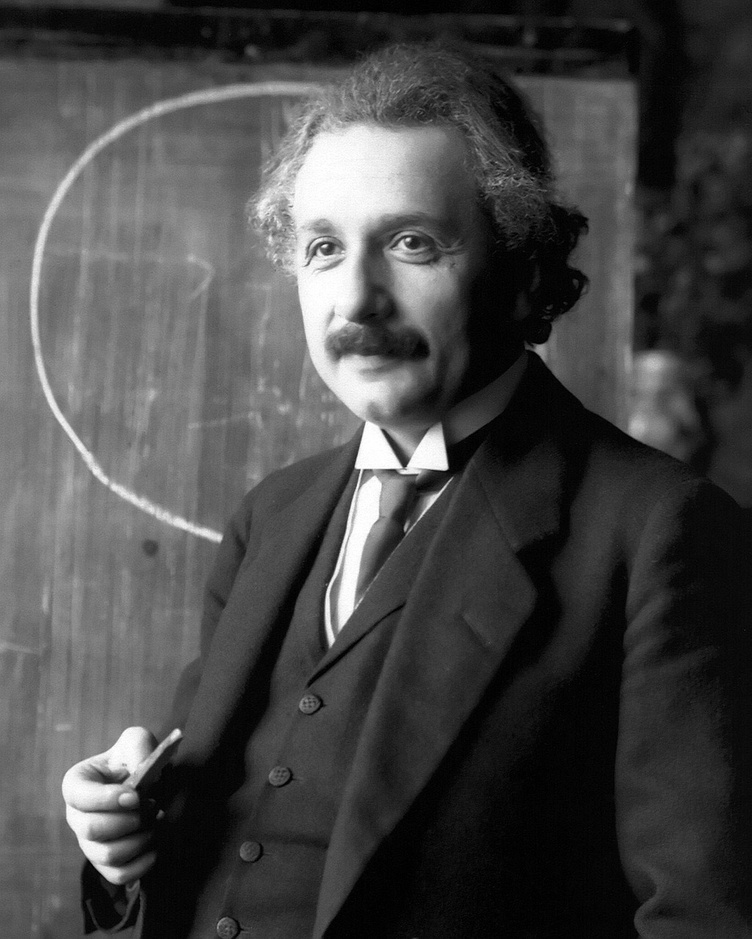
#> input picture Pattern Recognition/picture/test/albert-einstein.jpg, 752 x 939 px, shrunk from 1025 x 1280 before the run, found by its file name
$ python 3.11.py
#> lines starting #> are read from the running program, lines starting #| are printed output that depends on the picture
import cv2
import matplotlib.pyplot as plt
import numpy as np

def make_PSF(kernel_size=15, angle=60):
    PSF = np.diag(np.ones((kernel_size)))
    angle = angle + 45
    M = cv2.getRotationMatrix2D((kernel_size/2, kernel_size/2), angle, 1)
    PSF = cv2.warpAffine(PSF, M, (kernel_size, kernel_size), flags=cv2.INTER_CUBIC)
    PSF = PSF / PSF.sum()
    return PSF

def extension_PSF(image0, PSF0):
    imgh, imgw, _ = image0.shape
    h, w = PSF0.shape
    PSF = np.zeros((imgh, imgw))
    PSF[:h, :w] = PSF0
    return PSF

def make_blurred(img, PSF):
    blurred = np.zeros_like(img)
    for i in range(3):  # 对每个颜色通道处理
        input_fft = np.fft.fft2(img[:,:,i])
        PSF_fft = np.fft.fft2(PSF, s=img[:,:,i].shape)
        blurred_channel = np.fft.ifft2(input_fft * PSF_fft)
        blurred[:,:,i] = np.abs(blurred_channel)
    return blurred

def CLS(img, PSF, a):
    result = np.zeros_like(img)
    H_fft = np.fft.fftshift(np.fft.fft2(PSF, s=img[:,:,0].shape))
    P = np.array([[0, 1, 0], [1, -4, 1], [0, 1, 0]])
    P = extension_PSF(img, P)
    P_fft = np.fft.fft2(P, s=img[:,:,0].shape)
    for i in range(3):  # 对每个颜色通道处理
        input_fft = np.fft.fft2(img[:,:,i])
        PSF_fft = np.conj(H_fft) / (np.abs(H_fft)**2 + a * np.abs(P_fft)**2)
        deblurred_channel = np.fft.ifft2(input_fft * PSF_fft)
        result[:,:,i] = np.abs(deblurred_channel)
    return result

if __name__ == '__main__':
    image = cv2.imread('D://PycharmProjects//pythonProject//Pattern Recognition//picture//albert-einstein.jpg')
#> image is the input picture: shape (939, 752, 3); min 0, max 255, mean 71.1
    image = cv2.cvtColor(image, cv2.COLOR_BGR2RGB)  # 转换为RGB格式
    plt.figure(figsize=(8,6))
    plt.subplot(131)
    plt.axis("off")
    plt.title("Original Image")
    plt.imshow(image)

    PSF = make_PSF(15, 60)
    PSF = extension_PSF(image, PSF)
    blurred = make_blurred(image, PSF)
#> after the loop in make_blurred, `for i in range(3):`:
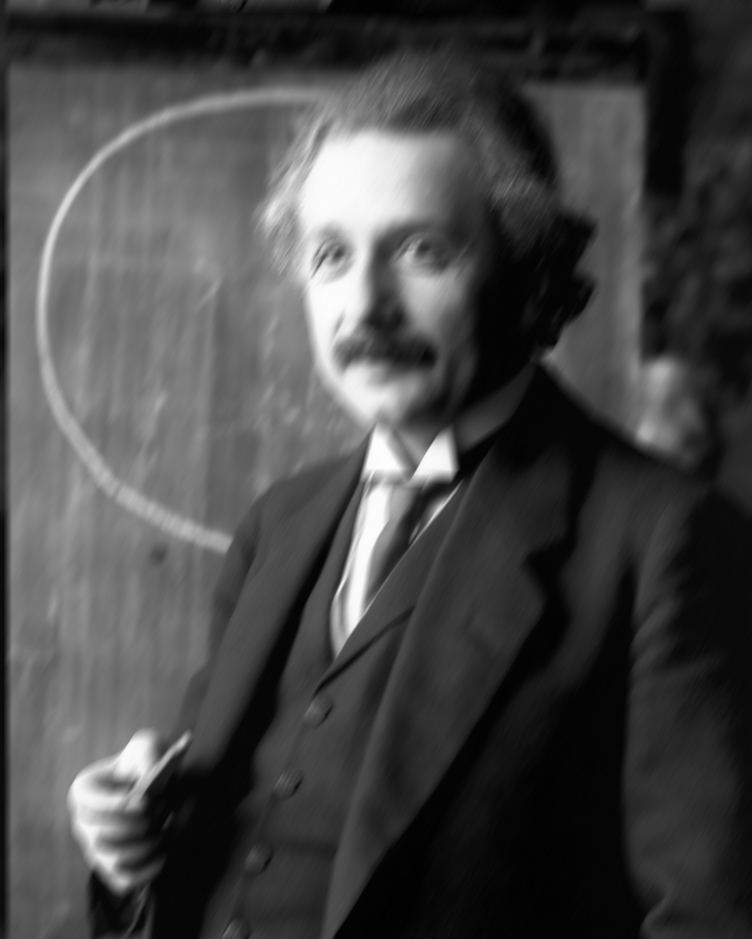
#> blurred: shape (939, 752, 3); min 1, max 254, mean 70.6
    blurred_noise = blurred + 0.1 * blurred.std() * np.random.standard_normal(blurred.shape)
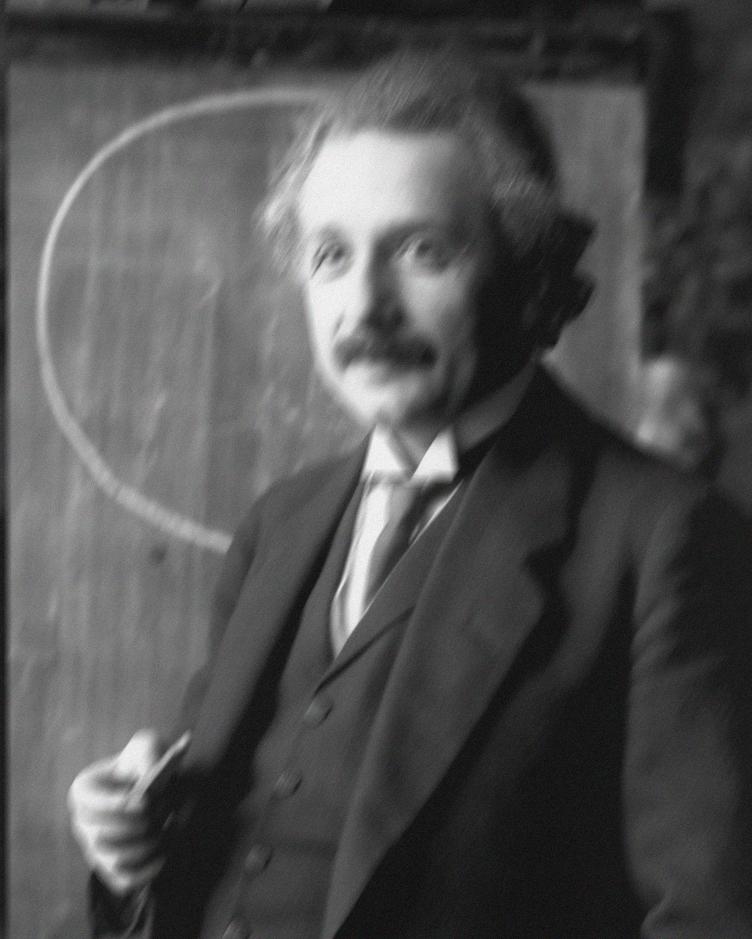
#> blurred_noise: shape (939, 752, 3) float64; mean R, G, B 70.5, 70.6, 70.6; drawn with min black and max white
    plt.subplot(132)
    plt.axis("off")
    plt.title("Blurred and Noise")
    plt.imshow(blurred_noise.astype('uint8'))

    result = CLS(blurred_noise, PSF, 0.01)
#> after the loop in CLS, `for i in range(3):`:
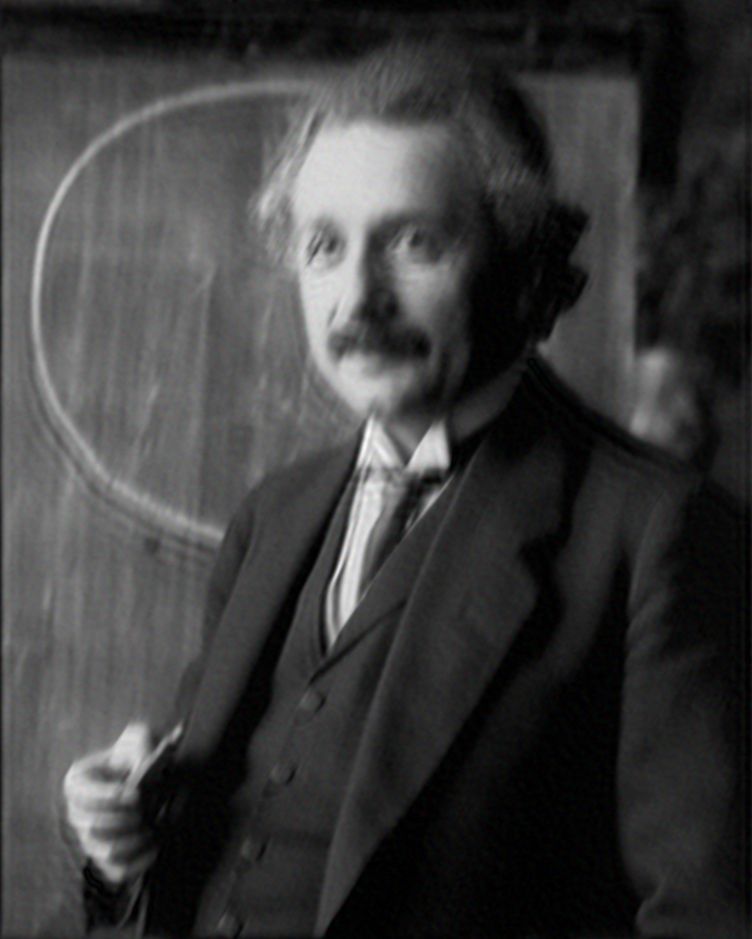
#> result: shape (939, 752, 3) float64; mean R, G, B 410.8, 410.9, 410.8; drawn with min black and max white
    plt.subplot(133)
    plt.axis("off")
    plt.title("CLS Deblurred")
    plt.imshow(result.astype('uint8'))
    plt.show()
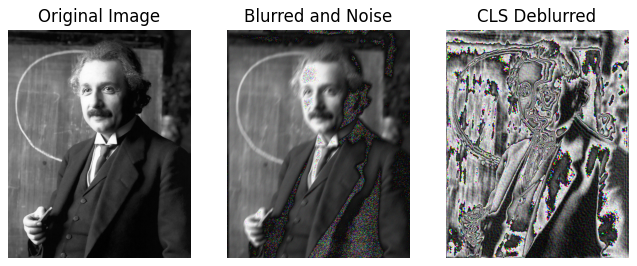
#> figure drawn by matplotlib, 3 panels

$ run again, with Pattern Recognition/picture/test/images.jpg copied over Pattern Recognition/picture/test/albert-einstein.jpg
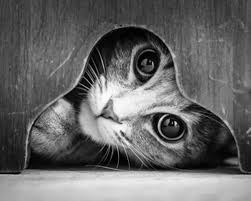
#> input picture Pattern Recognition/picture/test/images.jpg, 251 x 201 px, found by its file name
#> image is the input picture: shape (201, 251, 3); min 0, max 255, mean 103.7
#> after the loop in make_blurred, `for i in range(3):`:
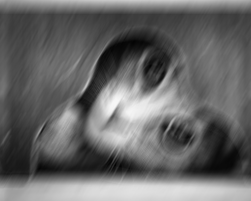
#> blurred: shape (201, 251, 3); min 4, max 247, mean 103.2
#> `plt.show()`:
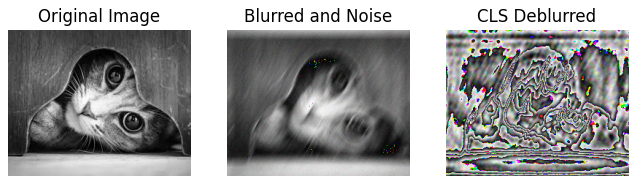
#> figure drawn by matplotlib, 3 panels
